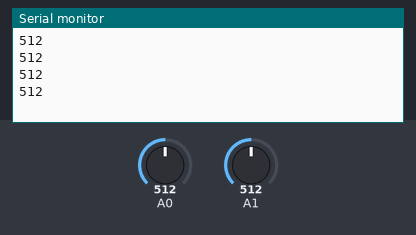
A sketch run on a simulated Arduino Uno, built with avr-gcc and run on an emulated ATmega328P. Shown: the last lines printed to the serial monitor. Inputs (shaded band) come from the test bench; at power-on: A0 = 512, A1 = 512.

Above: at 1.8 s.
1.9 s: A0 set to 716
At 2.8 s:
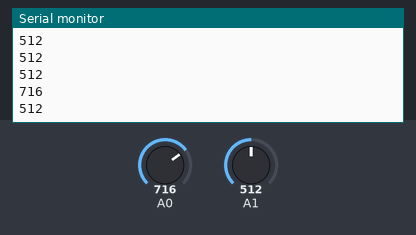
3.4 s: A1 set to 306
At 4.5 s:
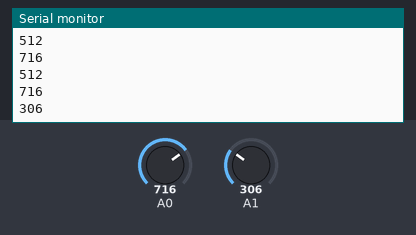
4.9 s: A0 set to 900
At 5.8 s:
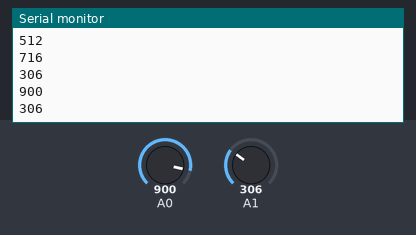
6.4 s: A1 set to 122
At 7.8 s:
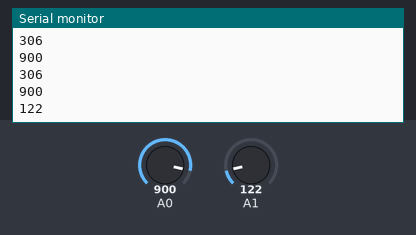
Timing chart, 0 to 8.9 s (numbered marks = the images above; inputs shaded):
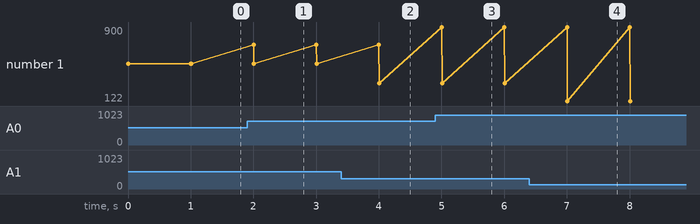

Measured:
- after the input at 1.9 s, the serial monitor: prints a new line after 0.10 s (image 1)
- after the input at 3.4 s, the serial monitor: prints a new line after 0.61 s (image 2)
- after the input at 4.9 s, the serial monitor: prints a new line after 0.10 s (image 3)
- after the input at 6.4 s, the serial monitor: prints a new line after 0.61 s (image 4)
- plotted number 1: 512 → 306 after the input at 3.4 s, 306 → 122 after the input at 6.4 s

The sketch:

sketch_jan22a.ino
```cpp
int base;
int elec;

void setup()
{
  Serial.begin(9600);

}

void loop()
{
 base = analogRead(A0);
 elec = analogRead(A1);
 Serial.println(base);
 Serial.println(elec);
 delay(1000);
}
```
